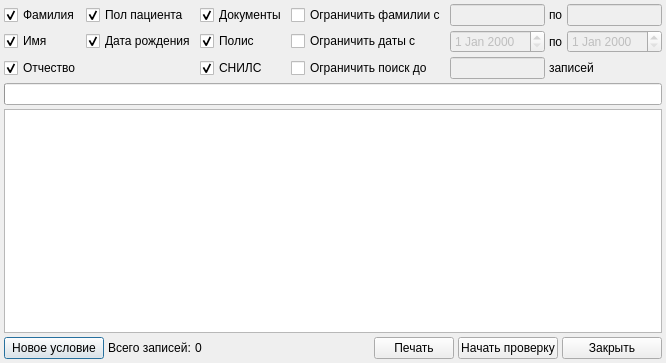
<?xml version="1.0" encoding="UTF-8"?>
<ui version="4.0">
 <class>LogicalControlDoubles</class>
 <widget class="QDialog" name="LogicalControlDoubles">
  <property name="geometry">
   <rect>
    <x>0</x>
    <y>0</y>
    <width>617</width>
    <height>363</height>
   </rect>
  </property>
  <property name="windowTitle">
   <string>Контроль двойников</string>
  </property>
  <layout class="QGridLayout" name="gridLayout_2">
   <property name="margin">
    <number>4</number>
   </property>
   <property name="spacing">
    <number>4</number>
   </property>
   <item row="0" column="0" colspan="7">
    <widget class="QWidget" name="widget" native="true">
     <layout class="QGridLayout" name="gridLayout">
      <property name="margin">
       <number>0</number>
      </property>
      <property name="spacing">
       <number>4</number>
      </property>
      <item row="1" column="7">
       <spacer name="horizontalSpacer_3">
        <property name="orientation">
         <enum>Qt::Horizontal</enum>
        </property>
        <property name="sizeHint" stdset="0">
         <size>
          <width>40</width>
          <height>20</height>
         </size>
        </property>
       </spacer>
      </item>
      <item row="0" column="0">
       <widget class="QCheckBox" name="chkLastNameClient">
        <property name="sizePolicy">
         <sizepolicy hsizetype="Preferred" vsizetype="Fixed">
          <horstretch>0</horstretch>
          <verstretch>0</verstretch>
         </sizepolicy>
        </property>
        <property name="text">
         <string>Фамилия</string>
        </property>
        <property name="checked">
         <bool>true</bool>
        </property>
       </widget>
      </item>
      <item row="1" column="2">
       <widget class="QCheckBox" name="chkPolicyClient">
        <property name="text">
         <string>Полис</string>
        </property>
        <property name="checked">
         <bool>true</bool>
        </property>
       </widget>
      </item>
      <item row="1" column="1">
       <widget class="QCheckBox" name="chkBirthDateClient">
        <property name="text">
         <string>Дата рождения</string>
        </property>
        <property name="checked">
         <bool>true</bool>
        </property>
       </widget>
      </item>
      <item row="2" column="0">
       <widget class="QCheckBox" name="chkPatrNameClient">
        <property name="sizePolicy">
         <sizepolicy hsizetype="Preferred" vsizetype="Fixed">
          <horstretch>0</horstretch>
          <verstretch>0</verstretch>
         </sizepolicy>
        </property>
        <property name="text">
         <string>Отчество</string>
        </property>
        <property name="checked">
         <bool>true</bool>
        </property>
       </widget>
      </item>
      <item row="1" column="0">
       <widget class="QCheckBox" name="chkFirstNameClient">
        <property name="sizePolicy">
         <sizepolicy hsizetype="Preferred" vsizetype="Fixed">
          <horstretch>0</horstretch>
          <verstretch>0</verstretch>
         </sizepolicy>
        </property>
        <property name="text">
         <string>Имя</string>
        </property>
        <property name="checked">
         <bool>true</bool>
        </property>
       </widget>
      </item>
      <item row="0" column="7">
       <spacer name="horizontalSpacer_2">
        <property name="orientation">
         <enum>Qt::Horizontal</enum>
        </property>
        <property name="sizeHint" stdset="0">
         <size>
          <width>40</width>
          <height>20</height>
         </size>
        </property>
       </spacer>
      </item>
      <item row="0" column="2">
       <widget class="QCheckBox" name="chkDocumentsClient">
        <property name="text">
         <string>Документы</string>
        </property>
        <property name="checked">
         <bool>true</bool>
        </property>
       </widget>
      </item>
      <item row="2" column="2">
       <widget class="QCheckBox" name="chkSNILSClient">
        <property name="text">
         <string>СНИЛС</string>
        </property>
        <property name="checked">
         <bool>true</bool>
        </property>
       </widget>
      </item>
      <item row="0" column="1">
       <widget class="QCheckBox" name="chkSexClient">
        <property name="text">
         <string>Пол пациента</string>
        </property>
        <property name="checked">
         <bool>true</bool>
        </property>
       </widget>
      </item>
      <item row="2" column="7">
       <spacer name="horizontalSpacer_4">
        <property name="orientation">
         <enum>Qt::Horizontal</enum>
        </property>
        <property name="sizeHint" stdset="0">
         <size>
          <width>40</width>
          <height>20</height>
         </size>
        </property>
       </spacer>
      </item>
      <item row="1" column="5">
       <widget class="QLabel" name="lblBirthDateFilter">
        <property name="text">
         <string>по</string>
        </property>
       </widget>
      </item>
      <item row="1" column="4">
       <widget class="CDateEdit" name="edtBirthDateFilterFrom">
        <property name="enabled">
         <bool>false</bool>
        </property>
       </widget>
      </item>
      <item row="2" column="3">
       <widget class="QCheckBox" name="chkLimitFilter">
        <property name="text">
         <string>Ограничить поиск до</string>
        </property>
       </widget>
      </item>
      <item row="0" column="5">
       <widget class="QLabel" name="lblLastNameFilter">
        <property name="text">
         <string>по</string>
        </property>
       </widget>
      </item>
      <item row="1" column="3">
       <widget class="QCheckBox" name="chkBirthDateFilter">
        <property name="text">
         <string>Ограничить даты с</string>
        </property>
       </widget>
      </item>
      <item row="0" column="3">
       <widget class="QCheckBox" name="chkLastNameFilter">
        <property name="text">
         <string>Ограничить фамилии с</string>
        </property>
       </widget>
      </item>
      <item row="1" column="6">
       <widget class="CDateEdit" name="edtBirthDateFilterTo">
        <property name="enabled">
         <bool>false</bool>
        </property>
       </widget>
      </item>
      <item row="0" column="4">
       <widget class="QLineEdit" name="edtLastNameFilterFrom">
        <property name="enabled">
         <bool>false</bool>
        </property>
       </widget>
      </item>
      <item row="0" column="6">
       <widget class="QLineEdit" name="edtLastNameFilterTo">
        <property name="enabled">
         <bool>false</bool>
        </property>
       </widget>
      </item>
      <item row="2" column="4">
       <widget class="QLineEdit" name="edtLimitFilter">
        <property name="enabled">
         <bool>false</bool>
        </property>
       </widget>
      </item>
      <item row="2" column="5" colspan="2">
       <widget class="QLabel" name="lblLimitFilter">
        <property name="text">
         <string>записей</string>
        </property>
       </widget>
      </item>
     </layout>
    </widget>
   </item>
   <item row="1" column="0" colspan="7">
    <widget class="CProgressBar" name="prbControlDoubles"/>
   </item>
   <item row="2" column="0" colspan="7">
    <widget class="CControlDoublesPopupMenu" name="tblDoubleClients">
     <property name="selectionMode">
      <enum>QAbstractItemView::ExtendedSelection</enum>
     </property>
    </widget>
   </item>
   <item row="3" column="0">
    <widget class="QPushButton" name="btnNewTuning">
     <property name="sizePolicy">
      <sizepolicy hsizetype="Fixed" vsizetype="Fixed">
       <horstretch>0</horstretch>
       <verstretch>0</verstretch>
      </sizepolicy>
     </property>
     <property name="minimumSize">
      <size>
       <width>100</width>
       <height>0</height>
      </size>
     </property>
     <property name="text">
      <string>Новое условие</string>
     </property>
    </widget>
   </item>
   <item row="3" column="1">
    <widget class="QLabel" name="label">
     <property name="text">
      <string>Всего записей:</string>
     </property>
    </widget>
   </item>
   <item row="3" column="3">
    <spacer name="horizontalSpacer">
     <property name="orientation">
      <enum>Qt::Horizontal</enum>
     </property>
     <property name="sizeHint" stdset="0">
      <size>
       <width>214</width>
       <height>20</height>
      </size>
     </property>
    </spacer>
   </item>
   <item row="3" column="2">
    <widget class="QLabel" name="lblCountRecords">
     <property name="text">
      <string>0</string>
     </property>
     <property name="alignment">
      <set>Qt::AlignCenter</set>
     </property>
    </widget>
   </item>
   <item row="3" column="5">
    <widget class="QPushButton" name="btnBeginCheck">
     <property name="sizePolicy">
      <sizepolicy hsizetype="Fixed" vsizetype="Fixed">
       <horstretch>0</horstretch>
       <verstretch>0</verstretch>
      </sizepolicy>
     </property>
     <property name="minimumSize">
      <size>
       <width>100</width>
       <height>0</height>
      </size>
     </property>
     <property name="text">
      <string>Начать проверку</string>
     </property>
    </widget>
   </item>
   <item row="3" column="6">
    <widget class="QPushButton" name="btnEndCheck">
     <property name="sizePolicy">
      <sizepolicy hsizetype="Fixed" vsizetype="Fixed">
       <horstretch>0</horstretch>
       <verstretch>0</verstretch>
      </sizepolicy>
     </property>
     <property name="minimumSize">
      <size>
       <width>100</width>
       <height>0</height>
      </size>
     </property>
     <property name="text">
      <string>Закрыть</string>
     </property>
    </widget>
   </item>
   <item row="3" column="4">
    <widget class="QPushButton" name="btnPrint">
     <property name="text">
      <string>Печать</string>
     </property>
    </widget>
   </item>
  </layout>
 </widget>
 <customwidgets>
  <customwidget>
   <class>CProgressBar</class>
   <extends>QProgressBar</extends>
   <header>library/ProgressBar.h</header>
  </customwidget>
  <customwidget>
   <class>CControlDoublesPopupMenu</class>
   <extends>QListWidget</extends>
   <header>DataCheck/ControlDoublesPopupMenu.h</header>
  </customwidget>
  <customwidget>
   <class>CDateEdit</class>
   <extends>QDateEdit</extends>
   <header>library/DateEdit.h</header>
  </customwidget>
 </customwidgets>
 <tabstops>
  <tabstop>chkLastNameClient</tabstop>
  <tabstop>chkFirstNameClient</tabstop>
  <tabstop>chkPatrNameClient</tabstop>
  <tabstop>chkSexClient</tabstop>
  <tabstop>chkBirthDateClient</tabstop>
  <tabstop>chkDocumentsClient</tabstop>
  <tabstop>chkPolicyClient</tabstop>
  <tabstop>chkSNILSClient</tabstop>
  <tabstop>chkLastNameFilter</tabstop>
  <tabstop>edtLastNameFilterFrom</tabstop>
  <tabstop>edtLastNameFilterTo</tabstop>
  <tabstop>chkBirthDateFilter</tabstop>
  <tabstop>edtBirthDateFilterFrom</tabstop>
  <tabstop>edtBirthDateFilterTo</tabstop>
  <tabstop>chkLimitFilter</tabstop>
  <tabstop>edtLimitFilter</tabstop>
  <tabstop>tblDoubleClients</tabstop>
  <tabstop>btnNewTuning</tabstop>
  <tabstop>btnPrint</tabstop>
  <tabstop>btnBeginCheck</tabstop>
  <tabstop>btnEndCheck</tabstop>
 </tabstops>
 <resources/>
 <connections>
  <connection>
   <sender>chkBirthDateFilter</sender>
   <signal>toggled(bool)</signal>
   <receiver>edtBirthDateFilterFrom</receiver>
   <slot>setEnabled(bool)</slot>
   <hints>
    <hint type="sourcelabel">
     <x>341</x>
     <y>37</y>
    </hint>
    <hint type="destinationlabel">
     <x>463</x>
     <y>37</y>
    </hint>
   </hints>
  </connection>
  <connection>
   <sender>chkBirthDateFilter</sender>
   <signal>toggled(bool)</signal>
   <receiver>edtBirthDateFilterTo</receiver>
   <slot>setEnabled(bool)</slot>
   <hints>
    <hint type="sourcelabel">
     <x>341</x>
     <y>37</y>
    </hint>
    <hint type="destinationlabel">
     <x>579</x>
     <y>37</y>
    </hint>
   </hints>
  </connection>
  <connection>
   <sender>chkLastNameFilter</sender>
   <signal>toggled(bool)</signal>
   <receiver>edtLastNameFilterFrom</receiver>
   <slot>setEnabled(bool)</slot>
   <hints>
    <hint type="sourcelabel">
     <x>341</x>
     <y>13</y>
    </hint>
    <hint type="destinationlabel">
     <x>463</x>
     <y>13</y>
    </hint>
   </hints>
  </connection>
  <connection>
   <sender>chkLastNameFilter</sender>
   <signal>toggled(bool)</signal>
   <receiver>edtLastNameFilterTo</receiver>
   <slot>setEnabled(bool)</slot>
   <hints>
    <hint type="sourcelabel">
     <x>341</x>
     <y>13</y>
    </hint>
    <hint type="destinationlabel">
     <x>579</x>
     <y>13</y>
    </hint>
   </hints>
  </connection>
  <connection>
   <sender>chkLimitFilter</sender>
   <signal>toggled(bool)</signal>
   <receiver>edtLimitFilter</receiver>
   <slot>setEnabled(bool)</slot>
   <hints>
    <hint type="sourcelabel">
     <x>341</x>
     <y>61</y>
    </hint>
    <hint type="destinationlabel">
     <x>463</x>
     <y>61</y>
    </hint>
   </hints>
  </connection>
 </connections>
</ui>
